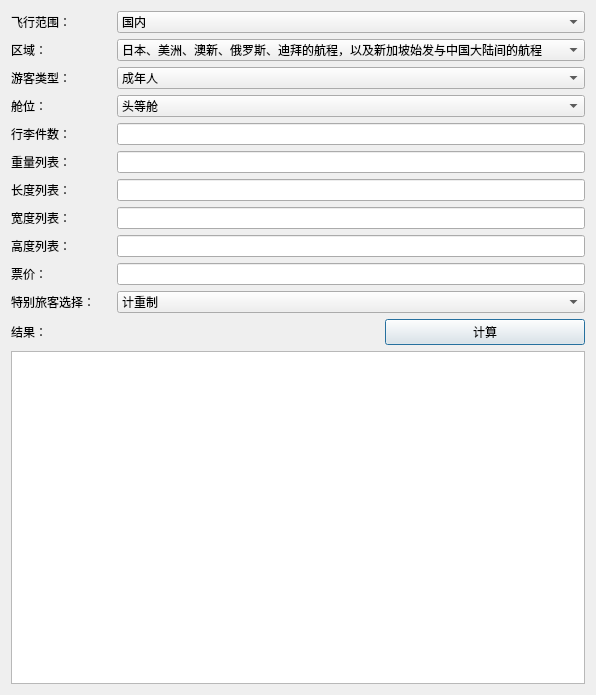
<?xml version="1.0" encoding="UTF-8"?>
<ui version="4.0">
 <class>Dialog</class>
 <widget class="QDialog" name="Dialog">
  <property name="geometry">
   <rect>
    <x>0</x>
    <y>0</y>
    <width>596</width>
    <height>695</height>
   </rect>
  </property>
  <property name="windowTitle">
   <string>Dialog</string>
  </property>
  <layout class="QVBoxLayout" name="verticalLayout">
   <item>
    <layout class="QHBoxLayout" name="horizontalLayout">
     <item>
      <widget class="QLabel" name="label">
       <property name="minimumSize">
        <size>
         <width>100</width>
         <height>0</height>
        </size>
       </property>
       <property name="maximumSize">
        <size>
         <width>100</width>
         <height>16777215</height>
        </size>
       </property>
       <property name="text">
        <string>飞行范围：</string>
       </property>
      </widget>
     </item>
     <item>
      <widget class="QComboBox" name="area">
       <item>
        <property name="text">
         <string>国内</string>
        </property>
       </item>
       <item>
        <property name="text">
         <string>涉及国外</string>
        </property>
       </item>
      </widget>
     </item>
    </layout>
   </item>
   <item>
    <layout class="QHBoxLayout" name="horizontalLayout_10">
     <item>
      <widget class="QLabel" name="label_10">
       <property name="minimumSize">
        <size>
         <width>100</width>
         <height>0</height>
        </size>
       </property>
       <property name="maximumSize">
        <size>
         <width>100</width>
         <height>16777215</height>
        </size>
       </property>
       <property name="text">
        <string>区域：</string>
       </property>
      </widget>
     </item>
     <item>
      <widget class="QComboBox" name="region">
       <item>
        <property name="text">
         <string>日本、美洲、澳新、俄罗斯、迪拜的航程，以及新加坡始发与中国大陆间的航程
</string>
        </property>
       </item>
       <item>
        <property name="text">
         <string>中西亚的航程 
</string>
        </property>
       </item>
       <item>
        <property name="text">
         <string>内罗毕的航程</string>
        </property>
       </item>
       <item>
        <property name="text">
         <string>除日本、美洲、澳新、俄罗斯、迪拜、内罗毕、中西亚以外的国际/地区航程</string>
        </property>
       </item>
       <item>
        <property name="text">
         <string>韩国始发与中国间的航程</string>
        </property>
       </item>
      </widget>
     </item>
    </layout>
   </item>
   <item>
    <layout class="QHBoxLayout" name="horizontalLayout_2">
     <item>
      <widget class="QLabel" name="label_2">
       <property name="minimumSize">
        <size>
         <width>100</width>
         <height>0</height>
        </size>
       </property>
       <property name="maximumSize">
        <size>
         <width>100</width>
         <height>16777215</height>
        </size>
       </property>
       <property name="text">
        <string>游客类型：</string>
       </property>
      </widget>
     </item>
     <item>
      <widget class="QComboBox" name="passenger">
       <item>
        <property name="text">
         <string>成年人</string>
        </property>
       </item>
       <item>
        <property name="text">
         <string>儿童</string>
        </property>
       </item>
       <item>
        <property name="text">
         <string>占座婴儿</string>
        </property>
       </item>
       <item>
        <property name="text">
         <string>不占座婴儿</string>
        </property>
       </item>
       <item>
        <property name="text">
         <string>南航明珠金卡会员/天合联盟超级精英</string>
        </property>
       </item>
       <item>
        <property name="text">
         <string>南航明珠银卡会员/天合联盟精英</string>
        </property>
       </item>
       <item>
        <property name="text">
         <string>留学生/劳务/海员</string>
        </property>
       </item>
      </widget>
     </item>
    </layout>
   </item>
   <item>
    <layout class="QHBoxLayout" name="horizontalLayout_3">
     <item>
      <widget class="QLabel" name="label_3">
       <property name="maximumSize">
        <size>
         <width>100</width>
         <height>16777215</height>
        </size>
       </property>
       <property name="text">
        <string>舱位：</string>
       </property>
      </widget>
     </item>
     <item>
      <widget class="QComboBox" name="space">
       <item>
        <property name="text">
         <string>头等舱</string>
        </property>
       </item>
       <item>
        <property name="text">
         <string>公务舱</string>
        </property>
       </item>
       <item>
        <property name="text">
         <string>明珠经济舱</string>
        </property>
       </item>
       <item>
        <property name="text">
         <string>经济舱</string>
        </property>
       </item>
      </widget>
     </item>
    </layout>
   </item>
   <item>
    <layout class="QHBoxLayout" name="horizontalLayout_4">
     <item>
      <widget class="QLabel" name="label_8">
       <property name="minimumSize">
        <size>
         <width>100</width>
         <height>0</height>
        </size>
       </property>
       <property name="maximumSize">
        <size>
         <width>100</width>
         <height>16777215</height>
        </size>
       </property>
       <property name="text">
        <string>行李件数：</string>
       </property>
      </widget>
     </item>
     <item>
      <widget class="QLineEdit" name="number"/>
     </item>
    </layout>
   </item>
   <item>
    <layout class="QHBoxLayout" name="horizontalLayout_5">
     <item>
      <widget class="QLabel" name="label_4">
       <property name="minimumSize">
        <size>
         <width>100</width>
         <height>0</height>
        </size>
       </property>
       <property name="maximumSize">
        <size>
         <width>100</width>
         <height>16777215</height>
        </size>
       </property>
       <property name="text">
        <string>重量列表：</string>
       </property>
      </widget>
     </item>
     <item>
      <widget class="QLineEdit" name="weight"/>
     </item>
    </layout>
   </item>
   <item>
    <layout class="QHBoxLayout" name="horizontalLayout_6">
     <item>
      <widget class="QLabel" name="label_5">
       <property name="minimumSize">
        <size>
         <width>100</width>
         <height>0</height>
        </size>
       </property>
       <property name="maximumSize">
        <size>
         <width>70</width>
         <height>16777215</height>
        </size>
       </property>
       <property name="text">
        <string>长度列表：</string>
       </property>
      </widget>
     </item>
     <item>
      <widget class="QLineEdit" name="A"/>
     </item>
    </layout>
   </item>
   <item>
    <layout class="QHBoxLayout" name="horizontalLayout_7">
     <item>
      <widget class="QLabel" name="label_6">
       <property name="minimumSize">
        <size>
         <width>100</width>
         <height>0</height>
        </size>
       </property>
       <property name="maximumSize">
        <size>
         <width>100</width>
         <height>16777215</height>
        </size>
       </property>
       <property name="text">
        <string>宽度列表：</string>
       </property>
      </widget>
     </item>
     <item>
      <widget class="QLineEdit" name="B"/>
     </item>
    </layout>
   </item>
   <item>
    <layout class="QHBoxLayout" name="horizontalLayout_8">
     <item>
      <widget class="QLabel" name="label_7">
       <property name="minimumSize">
        <size>
         <width>100</width>
         <height>0</height>
        </size>
       </property>
       <property name="maximumSize">
        <size>
         <width>70</width>
         <height>16777215</height>
        </size>
       </property>
       <property name="text">
        <string>高度列表：</string>
       </property>
      </widget>
     </item>
     <item>
      <widget class="QLineEdit" name="C"/>
     </item>
    </layout>
   </item>
   <item>
    <layout class="QHBoxLayout" name="horizontalLayout_9">
     <item>
      <widget class="QLabel" name="label_9">
       <property name="minimumSize">
        <size>
         <width>100</width>
         <height>0</height>
        </size>
       </property>
       <property name="maximumSize">
        <size>
         <width>70</width>
         <height>16777215</height>
        </size>
       </property>
       <property name="text">
        <string>票价：</string>
       </property>
      </widget>
     </item>
     <item>
      <widget class="QLineEdit" name="price"/>
     </item>
    </layout>
   </item>
   <item>
    <layout class="QHBoxLayout" name="horizontalLayout_11">
     <item>
      <widget class="QLabel" name="label_11">
       <property name="maximumSize">
        <size>
         <width>100</width>
         <height>16777215</height>
        </size>
       </property>
       <property name="text">
        <string>特别旅客选择：</string>
       </property>
      </widget>
     </item>
     <item>
      <widget class="QComboBox" name="privilege">
       <item>
        <property name="text">
         <string>计重制</string>
        </property>
       </item>
       <item>
        <property name="text">
         <string>计件制</string>
        </property>
       </item>
      </widget>
     </item>
    </layout>
   </item>
   <item>
    <layout class="QHBoxLayout" name="horizontalLayout_12">
     <item>
      <widget class="QLabel" name="label_12">
       <property name="text">
        <string>结果：</string>
       </property>
      </widget>
     </item>
     <item>
      <widget class="QPushButton" name="pushButton">
       <property name="maximumSize">
        <size>
         <width>200</width>
         <height>16777215</height>
        </size>
       </property>
       <property name="text">
        <string>计算</string>
       </property>
      </widget>
     </item>
    </layout>
   </item>
   <item>
    <widget class="QTextEdit" name="result"/>
   </item>
  </layout>
 </widget>
 <resources/>
 <connections/>
</ui>
